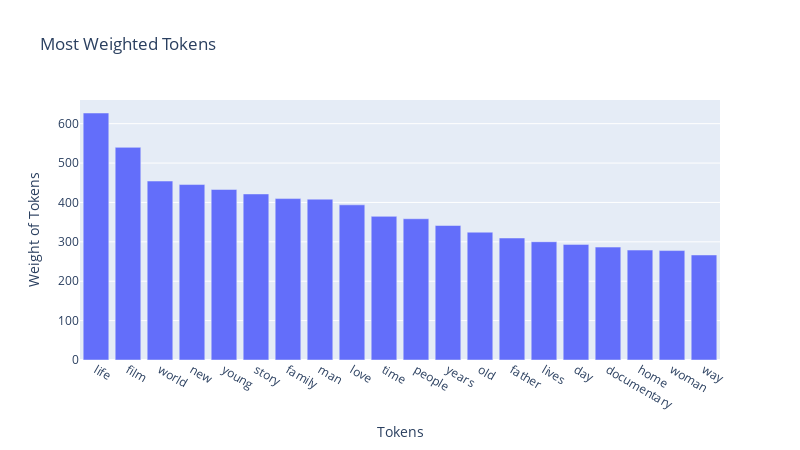

Notebook code cell kept with this figure:
### Markdown cell above
Now we will create a TF-IDF model and visualize the most frequent words.

### Code cell
words = tfidf.get_feature_names()
word_weights = X_train_transformed_TF.toarray().sum(axis=0)

plotly_most_frequentTF(words, word_weights)

### Figure 1 — Plotly figure (JSON) as saved in the notebook; plotly's stock layout.template omitted (floating-point values rounded to 4 significant figures)
{"data": [{"alignmentgroup": "True", "hovertemplate": "token=%{x}<br>weight=%{y}<extra></extra>", "legendgroup": "", "marker": {"color": "#636efa", "pattern": {"shape": ""}}, "name": "", "offsetgroup": "", "orientation": "v", "showlegend": false, "textposition": "auto", "type": "bar", "x": ["life", "film", "world", "new", "young", "story", "family", "man", "love", "time", "people", "years", "old", "father", "lives", "day", "documentary", "home", "woman", "way"], "xaxis": "x", "y": [627.1, 539.8, 454.3, 445.4, 432.9, 421.6, 409.8, 408.3, 394.0, 364.6, 358.6, 341.4, 324.5, 309.7, 300.3, 293.5, 286.7, 279.1, 277.8, 266.6], "yaxis": "y"}], "layout": {"barmode": "relative", "height": 450, "legend": {"tracegroupgap": 0}, "title": {"text": "Most Weighted Tokens"}, "width": 800, "xaxis": {"anchor": "y", "autorange": true, "domain": [0, 1], "range": [-0.5, 19.5], "title": {"text": "Tokens"}, "type": "category"}, "yaxis": {"anchor": "x", "autorange": true, "domain": [0, 1], "range": [0, 660.1], "title": {"text": "Weight of Tokens"}, "type": "linear"}}}
